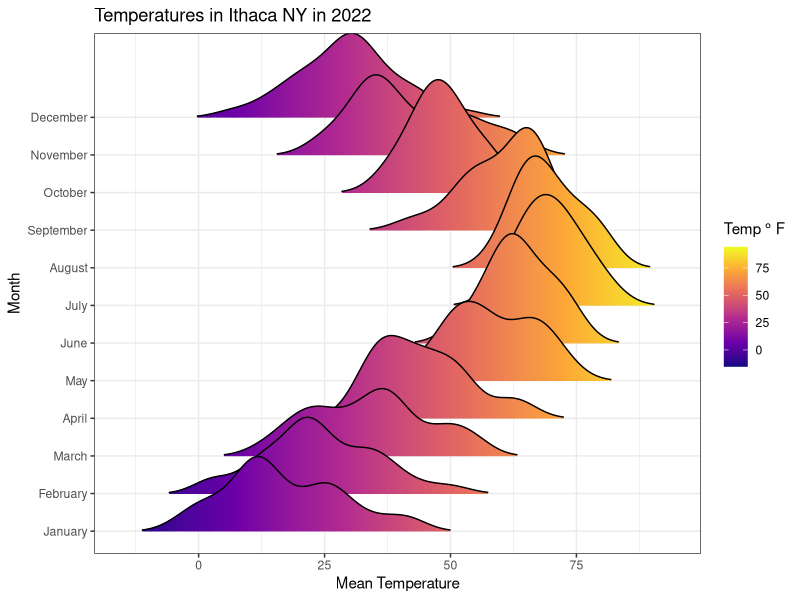

The R source for this figure:
library(tidyverse)
library(ggridges)

# idea and plotting code shamelessly borrowed from:
# https://cran.r-project.org/web/packages/ggridges/vignettes/introduction.html

ith_22 <- read_csv("./input_data/weather_data/2022_daily_temps.csv")

head(ith_22)


ith_22 |> 
  distinct(STATION)
# we have four stations

# look at how much data we have from each station.
ith_22 |> 
  group_by(STATION) |> 
  summarize(sum(is.na(TMIN)), sum(is.na(TMAX)))

# only the last station has no missing data (I think this is Cornell, but maybe the airport)

# choose it to keep things simple

# filter it and calculate mean temp

ith_weather <- ith_22 |> 
  filter(STATION == "USC00304174") |> 
  transmute(
    STATION, 
    DATE, 
    ########  note use of across and rowMeans() (trivial here ##
    ## but useful with more columns) ##
    mean_temp = rowMeans(across(c(TMAX, TMIN))), 
    # extract month as label from this
    month = lubridate::month(DATE, label = T, abbr = F))

head(ith_weather)

ggplot(ith_weather, aes(x = mean_temp, y = month, fill = after_stat(x))) +
  # use of density_ridges
  geom_density_ridges_gradient(scale = 3, rel_min_height = 0.01) +
  #### note use of expression() so I could use degree symbol##
  # also use of viridis color palette #
  scale_fill_viridis_c(name = expression("Temp"~degree~"F"), option = "C") +
  labs(title = 'Temperatures in Ithaca NY in 2022') + 
  theme_bw() + 
  ylab("Month") + 
  xlab("Mean Temperature")
